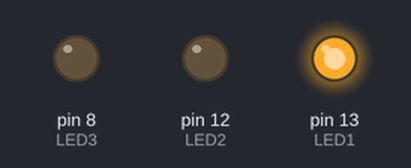
Bench run of a sketch on a simulated Arduino Uno, built with avr-gcc and run on an emulated ATmega328P. On the bench: output pins drawn as LEDs (lit = HIGH).

Above: at 0.2 s.
At 1.2 s:
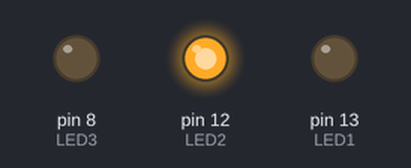
At 2.2 s:
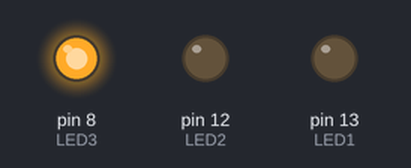
At 5.7 s:
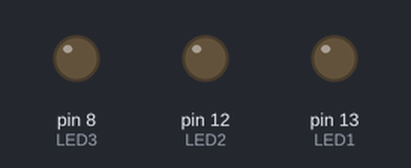
Timing chart, 0 to 6.9 s (numbered marks = the images above):
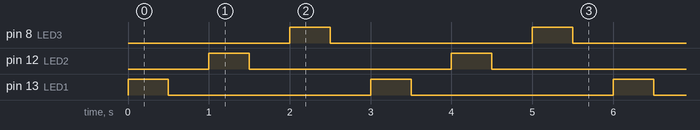

The sketch:

Alternate_multiple_led_blink.ino
```cpp
const int LED1=13;
const int LED2=12;
const int LED3=8;

void setup() {
  // put your setup code here, to run once:
  pinMode(LED1,OUTPUT);
  pinMode(LED2,OUTPUT);
  pinMode(LED3,OUTPUT);
}

void loop() {
  // put your main code here, to run repeatedly:
  digitalWrite(LED1,HIGH); //13-pin led connected
  delay(500);
  digitalWrite(LED1,LOW);
  delay(500);

  digitalWrite(LED2,HIGH); //12-pin led connected
  delay(500);
  digitalWrite(LED2,LOW);
  delay(500);

  digitalWrite(LED3,HIGH); //8-pin led connected
  delay(500);
  digitalWrite(LED3,LOW);
  delay(500);
}
```

Measured:
- by itself, pin 8 (LED3), pin 12 (LED2), pin 13 (LED1): alternates HIGH for 0.50 s and LOW for 2.5 s
- by itself, everything shown: repeats every 3.0 s, in 6 steps
